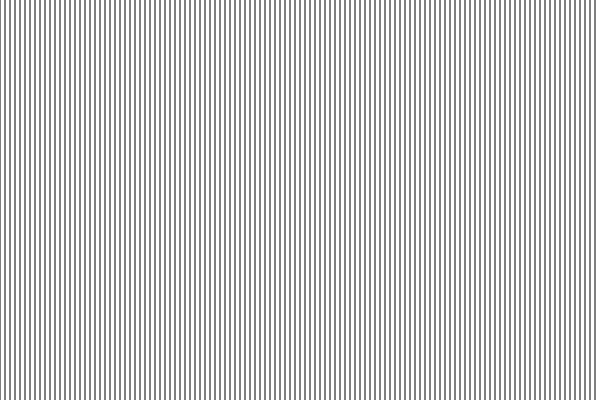
Frame 1 (no input)
Frame 60 (no input): identical to frame 1, image omitted
Frame 120 (the mouse pressed at the canvas centre since frame 60): blank canvas, image omitted

The p5.js sketch that drew this single still picture (run headless with seeded random() and noise() and a simulated clock; from frame 60 on, the mouse is pressed at the canvas centre):

// p5.js sketch
// ── sketch.js
function setup() {
  createCanvas(600, 400);
}

function draw() {
  background(255);

  if (mouseX < width / 2) {
    for (var i = 0; i < width; i = i + 5) {
      line(i, 0, i, height);
    }
  }
}
